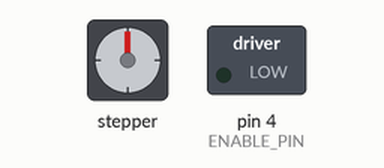
Recording of a sketch running on a simulated Arduino Uno, built with avr-gcc and run on an emulated ATmega328P. On the bench: stepper motor, switched loads named in the sketch (green lamp = pin HIGH). Wiring (from diagram.json): stepper motor driver (200 steps per turn assumed): step pin 2; direction pin 3. Pins used as bus, display or sensor lines are not drawn; what the sketch prints to the serial monitor is not drawn.

Above: at 2.05 s.
At 3.4 s:
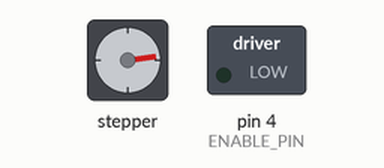
At 4.75 s:
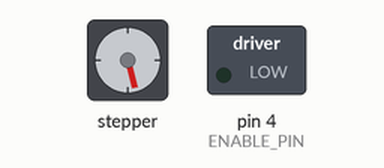
At 7.45 s:
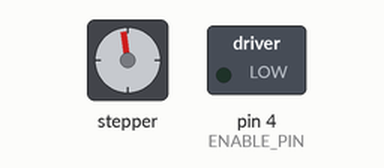
Timing chart, 0 to 18.4 s (numbered marks = the images above):
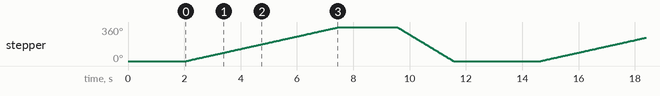

Measured:
- by itself, stepper: turns 360° clockwise in 5.4 s, then 360° counter-clockwise in 2.0 s, repeating every 12.6 s

The sketch:

sketch.ino
```cpp
// main.ino
#include "A4988StepperMotor.h"

// Определение пинов для подключения драйвера A4988
#define STEP_PIN 2
#define DIR_PIN 3
#define ENABLE_PIN 4

// Создание объекта для управления шаговым двигателем
// 200 шагов на оборот (1.8 градуса на шаг)
A4988StepperMotor stepper(STEP_PIN, DIR_PIN, ENABLE_PIN, 200);

void setup() {
    Serial.begin(9600);
    Serial.println("Инициализация шагового двигателя...");

    // Инициализация двигателя
    stepper.begin();

    Serial.println("Готов к работе!");
    delay(2000);
}

void loop() {
    Serial.println("Медленный поворот на 360 градусов по часовой стрелке...");

    // Медленная скорость - 30 RPM
    stepper.setSpeed(5);

    // Поворот на 360 градусов (200 шагов)
    stepper.step(200);

    delay(2000); // Пауза между движениями

    Serial.println("Быстрый поворот на 360 градусов против часовой стрелки...");

    // Быстрая скорость - 120 RPM
    stepper.setSpeed(30);

    // Поворот на 360 градусов в обратную сторону (-200 шагов)
    stepper.step(-200);

    delay(3000); // Пауза перед повторением цикла

    Serial.println("Цикл завершен. Повторение...");
    Serial.println("---");
}
```

A4988StepperMotor.cpp
```cpp
// A4988StepperMotor.cpp
#include "A4988StepperMotor.h"

A4988StepperMotor::A4988StepperMotor(int stepPin, int dirPin, int enablePin, int stepsPerRevolution) {
    this->stepPin = stepPin;
    this->dirPin = dirPin;
    this->enablePin = enablePin;
    this->stepsPerRevolution = stepsPerRevolution;
    this->currentDelay = 1000; // По умолчанию медленная скорость
}

void A4988StepperMotor::begin() {
    pinMode(stepPin, OUTPUT);
    pinMode(dirPin, OUTPUT);
    pinMode(enablePin, OUTPUT);
    enable();
}

void A4988StepperMotor::setSpeed(float rpm) {
    // Расчет задержки между шагами для заданной скорости в RPM
    // Задержка в микросекундах = 60,000,000 / (RPM * stepsPerRevolution * 2)
    // Деление на 2 учитывает HIGH и LOW состояния импульса
    long delayMicroseconds = 60000000L / (rpm * stepsPerRevolution * 2);
    currentDelay = delayMicroseconds;
}

void A4988StepperMotor::step(int steps) {
    // Определение направления
    if (steps > 0) {
        digitalWrite(dirPin, HIGH); // По часовой стрелке
    } else {
        digitalWrite(dirPin, LOW);  // Против часовой стрелки
        steps = -steps; // Делаем количество шагов положительным
    }

    // Выполнение шагов
    for (int i = 0; i < steps; i++) {
        digitalWrite(stepPin, HIGH);
        delayMicroseconds(currentDelay);
        digitalWrite(stepPin, LOW);
        delayMicroseconds(currentDelay);
    }
}

void A4988StepperMotor::enable() {
    digitalWrite(enablePin, LOW); // LOW включает драйвер
}

void A4988StepperMotor::disable() {
    digitalWrite(enablePin, HIGH); // HIGH выключает драйвер
}
```

A4988StepperMotor.h
```cpp
// A4988StepperMotor.h
#ifndef A4988STEPPERMOTOR_H
#define A4988STEPPERMOTOR_H

#include <Arduino.h>

class A4988StepperMotor {
private:
    int stepPin;
    int dirPin;
    int enablePin;
    int stepsPerRevolution;
    int currentDelay;

public:
    // Конструктор
    A4988StepperMotor(int stepPin, int dirPin, int enablePin, int stepsPerRevolution = 200);

    // Инициализация
    void begin();

    // Задание скорости вращения (RPM)
    void setSpeed(float rpm);

    // Перемещение на заданное число шагов
    void step(int steps);

    // Включение/выключение двигателя
    void enable();
    void disable();
};

#endif
```
